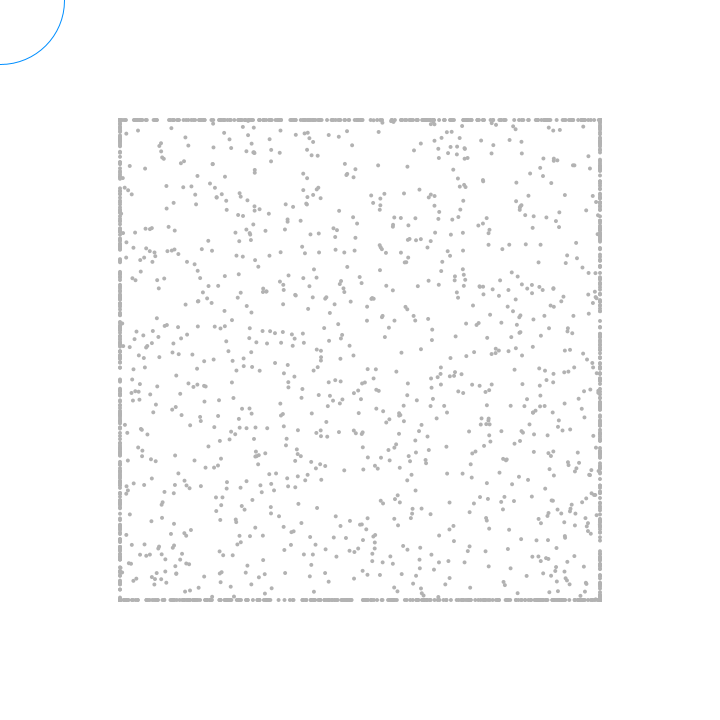
Frame 1 (no input)
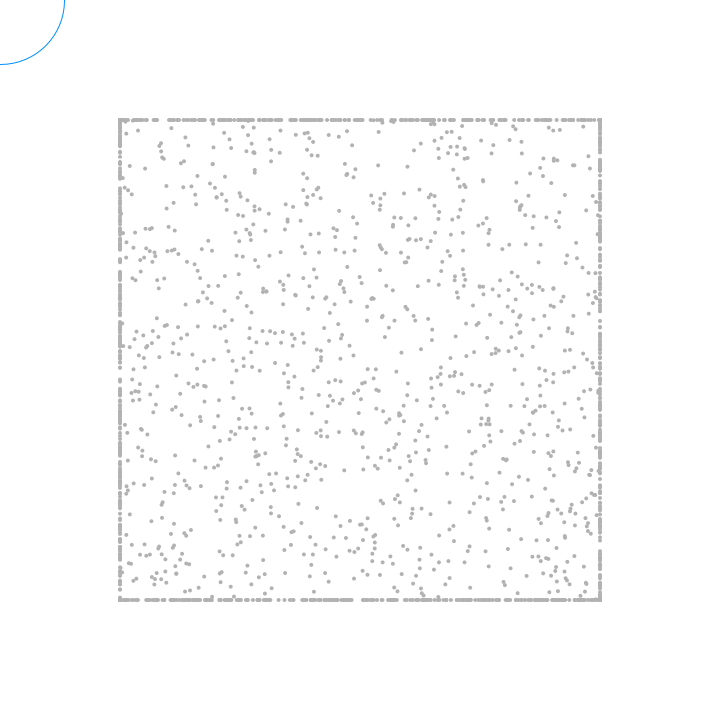
Frame 60 (the mouse pressed at the canvas centre just before this capture)
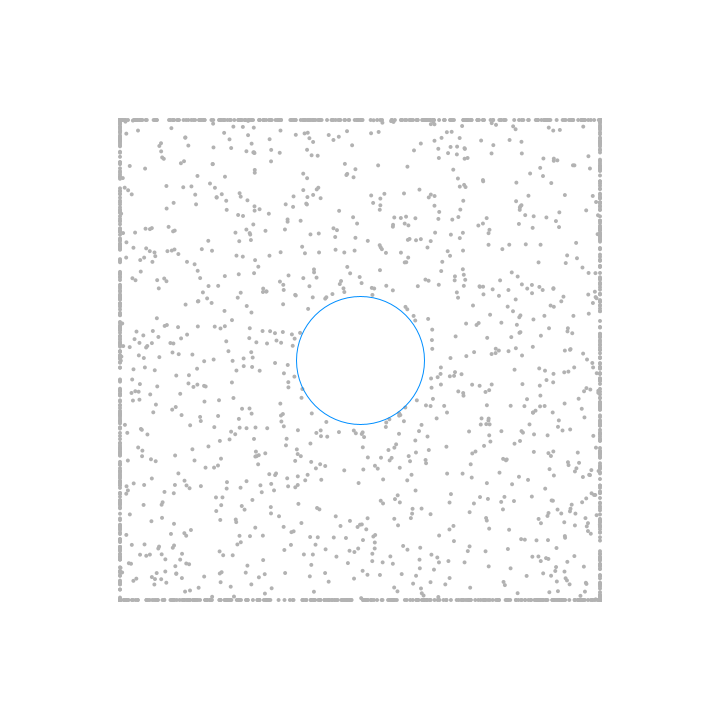
Frame 120 (the mouse held since frame 60 and released just before this capture)

The Processing sketch that drew these frames (run headless with seeded random() and noise(); from frame 60 on, the mouse is pressed at the canvas centre):

// Processing sketch: RepulsionParticle
// ── RepulsionParticle.pde

//==== constant ====
final int SCREEN_WIDTH=720;
final int SCREEN_HEIGHT=720;

final int BORDER=120;

final int PARTICLE_MAX_COUNT=2400;
final int PARTICLE_RADIUS=4;
final int PARTICLE_STATIC_COLOR=#B2B2B2;
final int PARTICLE_DYNAMIC_COLOR=#00F212;
final int ARRIVE_TIME=60;
final float PARTICLE_DEACCELERATE=0.2f;

final int FORCE_MAX=4;
final int FORCE_MIN=1;

final int MOUSE_ELLIPSE_COLOR=#008EFF;
int MOUSE_MAX_RADIUS=64;
final int MOUSE_MIN_RADIUS=4;

//==== variable ====

ArrayList<Particle> particles=new ArrayList<Particle>();

//==== function ====

void initParticles(){
    for(int i=0;i<PARTICLE_MAX_COUNT;++i) {
        particles.add(new Particle());
    }
}

void updateParticles(){
    Point mousePos=new Point(mouseX, mouseY);
    for(int i=0;i<PARTICLE_MAX_COUNT;++i){
        Particle particle=particles.get(i);
        float distance=getDistance(mousePos, particle.pos);
        if(distance<MOUSE_MAX_RADIUS){
            float radian=getRadian(mousePos, particle.pos);
            if(distance<MOUSE_MIN_RADIUS) distance=MOUSE_MIN_RADIUS;
            float force=map(distance, MOUSE_MIN_RADIUS, MOUSE_MAX_RADIUS, FORCE_MIN, FORCE_MAX);
            force=FORCE_MAX+FORCE_MIN-force;
            Point f=new Point(force*cos(radian), force*sin(radian));
            particle.addForce(f);
        }
    }
    for(int i=0;i<PARTICLE_MAX_COUNT;++i) particles.get(i).update();
}

void showParticles(){
    noStroke();
    Point mousePos=new Point(mouseX, mouseY);
    for(int i=0;i<PARTICLE_MAX_COUNT;++i){
        Point p=particles.get(i).pos;
        if(getDistance(mousePos, p)<MOUSE_MAX_RADIUS) fill(PARTICLE_DYNAMIC_COLOR);
        else fill(PARTICLE_STATIC_COLOR);
        ellipse(p.x, p.y, PARTICLE_RADIUS, PARTICLE_RADIUS);
    }
}

void showMouse(){
    stroke(MOUSE_ELLIPSE_COLOR);
    noFill();
    ellipse(mouseX, mouseY, MOUSE_MAX_RADIUS*2, MOUSE_MAX_RADIUS*2);
    //ellipse(mouseX, mouseY, MOUSE_MIN_RADIUS*2, MOUSE_MIN_RADIUS*2);
}

void mouseWheel(MouseEvent event) {
  if(event.getCount()<0) MOUSE_MAX_RADIUS+=4;
  else MOUSE_MAX_RADIUS-=4;
  if(MOUSE_MAX_RADIUS>128) MOUSE_MAX_RADIUS=128;
  else if(MOUSE_MAX_RADIUS<MOUSE_MIN_RADIUS+2) MOUSE_MAX_RADIUS=MOUSE_MIN_RADIUS+2;
  
}

void clearScreen(){
    noStroke();
    fill(255);
    rect(0, 0, SCREEN_WIDTH, SCREEN_HEIGHT);
}

void setup(){
    size(720, 720);
    background(255);
    initParticles();
}

void draw(){
    clearScreen();
    updateParticles();
    showParticles();
    showMouse();
}
// ── Particle.pde
class Particle{
    Point pos;
    Point velocity;

    Particle(){
        pos=new Point(random(SCREEN_WIDTH), random(SCREEN_HEIGHT));
        velocity=new Point(0.0f, 0.0f);
    }

    void addForce(Point f){
        velocity.x+=f.x;
        velocity.y+=f.y;
    }
    
    void update(){
        pos.x+=velocity.x;
        pos.y+=velocity.y;
        if(pos.x<BORDER) {
          pos.x=BORDER;
          velocity.x=-velocity.x;
        }
        else if(pos.x>SCREEN_WIDTH-BORDER) {
          pos.x=SCREEN_WIDTH-BORDER;
          velocity.x=-velocity.x;
        }
        if(pos.y<BORDER) {
          pos.y=BORDER;
          velocity.y=-velocity.y;
        }
        else if(pos.y>SCREEN_HEIGHT-BORDER){
          pos.y=SCREEN_HEIGHT-BORDER;
          velocity.y=-velocity.y;
        }
        
        if(velocity.x>=0){
          velocity.x-=PARTICLE_DEACCELERATE;
          if(velocity.x<0) velocity.x=0;
        }
        else{
          velocity.x+=PARTICLE_DEACCELERATE;
          if(velocity.x>0) velocity.x=0;
        }
        if(velocity.y>=0){
          velocity.y-=PARTICLE_DEACCELERATE;
          if(velocity.y<0) velocity.y=0;
        }
        else{
          velocity.y+=PARTICLE_DEACCELERATE;
          if(velocity.y>0) velocity.y=0;
        }
    }
}
// ── Point.pde
class Point{
    float x; 
    float y;
    Point(){
        x=0.0f;
        y=0.0f;
    }
    Point(float _x, float _y){
        x=_x;
        y=_y;
    }
    Point(Point p){
        x=p.x;
        y=p.y;
    }
}

//getRadian
float getRadian(Point p1, Point p2){
    float dx=p2.x-p1.x;
    float dy=p2.y-p1.y;
    float cosA=dx/sqrt(dx*dx+dy*dy);
    float A=acos(cosA);
    if(dy<0) A=TWO_PI-A;
    return A;
}

//getDistance
float getDistance(Point p1, Point p2){
    float dx=p1.x-p2.x;
    float dy=p1.y-p2.y;
    return sqrt(dx*dx+dy*dy);
}

//getPoint
Point getPoint(Point src, float radian, float len){
    return new Point(src.x+cos(radian)*len, src.y+sin(radian)*len);
}

//getAccelerate
float getAccelerate(float distance, float velocity){
    return 2*distance/(ARRIVE_TIME*ARRIVE_TIME)-velocity*2/ARRIVE_TIME;
}
